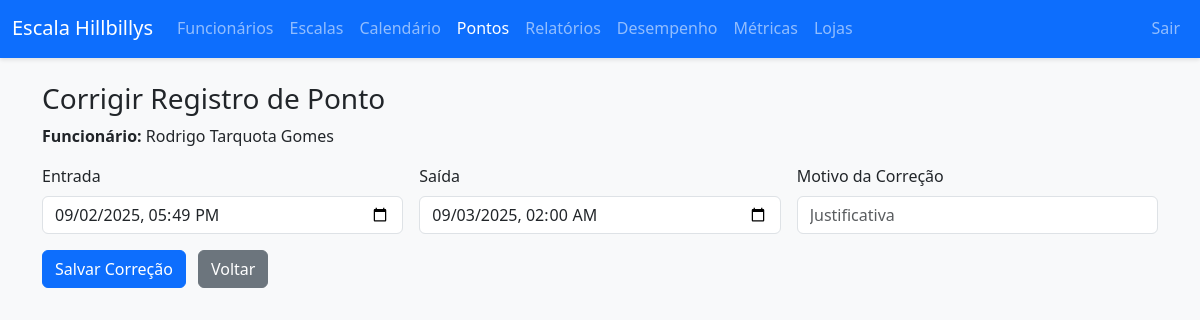
The page /ponto_corrigir.php?id=9 (signed in) on the database its author committed.
### tables this page shows
CREATE TABLE users (
        id INTEGER PRIMARY KEY AUTOINCREMENT,
        username TEXT NOT NULL UNIQUE,
        password TEXT NOT NULL,
        role TEXT NOT NULL,
        employee_id INTEGER,
        store_id INTEGER,
        FOREIGN KEY (employee_id) REFERENCES employees(id),
        FOREIGN KEY (store_id) REFERENCES stores(id)
    );

CREATE TABLE time_entries (
        id INTEGER PRIMARY KEY AUTOINCREMENT,
        employee_id INTEGER NOT NULL,
        clock_in DATETIME NOT NULL,
        clock_out DATETIME,
        justification TEXT,
        created_at DATETIME DEFAULT CURRENT_TIMESTAMP, correction_reason TEXT, corrected_at DATETIME, corrected_by INTEGER,
        FOREIGN KEY (employee_id) REFERENCES employees(id)
    );

CREATE TABLE employees (
        id INTEGER PRIMARY KEY AUTOINCREMENT,
        name TEXT NOT NULL,
        email TEXT,
        phone TEXT,
        store_id INTEGER,
        created_at DATETIME DEFAULT CURRENT_TIMESTAMP, ppsn TEXT, irp TEXT, hourly_rate REAL, max_weekly_hours REAL DEFAULT 40.0,
        FOREIGN KEY (store_id) REFERENCES stores(id)
    );

### config.php (called while the page is built, shortened)
<?php
$DB_DRIVER = getenv('DB_DRIVER') ?: 'sqlite';
$DB_HOST   = getenv('DB_HOST')   ?: '127.0.0.1';
$DB_PORT   = getenv('DB_PORT')   ?: '3306';
$DB_NAME   = getenv('DB_NAME')   ?: 'escala_hillbillys';
$DB_USER   = getenv('DB_USER')   ?: 'root';
$DB_PASS   = getenv('DB_PASS')   ?: '';
$SQLITE_PATH = getenv('SQLITE_PATH') ?: __DIR__ . '/db.sqlite';
try {
    if ($DB_DRIVER === 'mysql') {
        $dsn = "mysql:host={$DB_HOST};port={$DB_PORT};dbname={$DB_NAME};charset=utf8mb4";
        $pdo = new PDO($dsn, $DB_USER, $DB_PASS, [
            PDO::ATTR_ERRMODE => PDO::ERRMODE_EXCEPTION,
            PDO::ATTR_DEFAULT_FETCH_MODE => PDO::FETCH_ASSOC,
        ]);
    } else {
        $dsn = "sqlite:" . $SQLITE_PATH;
        $pdo = new PDO($dsn, null, null, [
            PDO::ATTR_ERRMODE => PDO::ERRMODE_EXCEPTION,
            PDO::ATTR_DEFAULT_FETCH_MODE => PDO::FETCH_ASSOC,
        ]);
        $pdo->exec('PRAGMA foreign_keys = ON;');
    }
} catch (Throwable $e) {
    http_response_code(500);
    die("Database connection error: " . htmlspecialchars($e->getMessage()));
}
function isLoggedIn(): bool {
    return isset($_SESSION['user_id']) && is_numeric($_SESSION['user_id']);
}
function currentUser(): ?array {
    global $pdo;
    static $cached = null;
    if ($cached !== null) return $cached;
    $stmt = $pdo->prepare('SELECT * FROM users WHERE id = ?');
    $stmt->execute([$_SESSION['user_id']]);
    $cached = $stmt->fetch(PDO::FETCH_ASSOC) ?: null;
    return $cached;
}
function requireRole(array $roles): void {
    $u = currentUser();
}
function requirePrivileged(): void {
    requireRole(['admin','manager']);
}

### ponto_corrigir.php (the view, shortened to what this page needs)
<?php
require_once 'config.php';
requirePrivileged();
$id = isset($_GET['id']) ? (int)$_GET['id'] : 0;
$stmt = $pdo->prepare('SELECT te.*, e.name AS employee_name, e.store_id FROM time_entries te JOIN employees e ON te.employee_id = e.id WHERE te.id = ?');
$stmt->execute([$id]);
$entry = $stmt->fetch(PDO::FETCH_ASSOC);
$valueClockIn = $entry['clock_in'] ? date('Y-m-d\TH:i', strtotime($entry['clock_in'])) : '';
$valueClockOut = $entry['clock_out'] ? date('Y-m-d\TH:i', strtotime($entry['clock_out'])) : '';
?>
<!DOCTYPE html>
<html lang="pt-BR">
<head>
    <link rel="stylesheet" href="https://cdn.jsdelivr.net/npm/bootstrap@5.3.2/dist/css/bootstrap.min.css">
    <link rel="stylesheet" href="style.css">
</head>
<body>
    <?php
        $activePage = 'pontos';
        require_once __DIR__ . '/navbar.php';
    ?>
    <div class="container mt-4">
        <h3>Corrigir Registro de Ponto</h3>
        <p><strong>Funcionário:</strong> <?php echo htmlspecialchars($entry['employee_name']); ?></p>
        <form method="post">
            <div class="row g-3 mb-3">
                <div class="col-md-4">
                    <label class="form-label">Entrada</label>
                    <input type="datetime-local" class="form-control" name="clock_in" value="<?php echo htmlspecialchars($valueClockIn); ?>">
                </div>
                <div class="col-md-4">
                    <label class="form-label">Saída</label>
                    <input type="datetime-local" class="form-control" name="clock_out" value="<?php echo htmlspecialchars($valueClockOut); ?>">
                </div>
                <div class="col-md-4">
                    <label class="form-label">Motivo da Correção</label>
                    <input type="text" class="form-control" name="correction_reason" placeholder="Justificativa" value="">
                </div>
            </div>
            <button type="submit" class="btn btn-primary">Salvar Correção</button>
            <a href="ponto_listar.php" class="btn btn-secondary ms-2">Voltar</a>
        </form>
    </div>
</body>
</html>

### navbar.php (shortened to what this page needs)
<?php
if (function_exists('currentUser')) {
    $u = currentUser();
    $role = $u['role'] ?? null;
} else {
    $role = $_SESSION['user_role'] ?? null;
}
if ($role === 'manager') {
    $brandHref = 'manager_dashboard.php';
    $brandText = 'Escala Hillbillys – Gerente';
} elseif ($role === 'employee') {
    $brandHref = 'portal.php';
    $brandText = 'Escala Hillbillys';
} else {
    $brandHref = 'dashboard.php';
    $brandText = 'Escala Hillbillys';
}
if (!function_exists('nav_active')) {
    function nav_active(string $page, ?string $activePage): string {
        return ($activePage === $page) ? 'active' : '';
    }
}
?>
<nav class="navbar navbar-expand-lg navbar-dark bg-primary">
    <div class="container-fluid">
        <a class="navbar-brand" href="<?php echo htmlspecialchars($brandHref); ?>">
            <?php echo htmlspecialchars($brandText); ?>
        </a>
        <div class="collapse navbar-collapse" id="navbarNav">
            <ul class="navbar-nav me-auto mb-2 mb-lg-0">
                <li class="nav-item">
                    <a class="nav-link <?php echo nav_active('usuarios', $activePage); ?>" href="usuarios_listar.php">Funcionários</a>
                </li>
                <li class="nav-item">
                    <a class="nav-link <?php echo nav_active('escalas', $activePage); ?>" href="escala_listar.php">Escalas</a>
                </li>
                <li class="nav-item">
                    <a class="nav-link <?php echo nav_active('calendario', $activePage); ?>" href="escala_calendario_semana.php">Calendário</a>
                </li>
                <li class="nav-item">
                    <a class="nav-link <?php echo nav_active('pontos', $activePage); ?>" href="ponto_listar.php">Pontos</a>
                </li>
                <li class="nav-item">
                    <a class="nav-link <?php echo nav_active('relatorios', $activePage); ?>" href="relatorios.php">Relatórios</a>
                </li>
                <li class="nav-item">
                    <a class="nav-link <?php echo nav_active('desempenho', $activePage); ?>" href="desempenho.php">Desempenho</a>
                </li>
                <li class="nav-item">
                    <a class="nav-link <?php echo nav_active('metricas', $activePage); ?>" href="analytics.php">Métricas</a>
                </li>
                <?php if ($role === 'admin'): ?>
                <li class="nav-item">
                    <a class="nav-link <?php echo nav_active('lojas', $activePage); ?>" href="lojas_listar.php">Lojas</a>
                </li>
                <?php elseif ($role === 'manager'): ?>
                <li class="nav-item">
                    <a class="nav-link <?php echo nav_active('loja', $activePage); ?>" href="loja_gerenciar_updated.php">Loja</a>
                </li>
                <?php endif; ?>
            </ul>
            <ul class="navbar-nav ms-auto">
                <li class="nav-item"><a class="nav-link" href="logout.php">Sair</a></li>
            </ul>
        </div>
    </div>
</nav>

### style.css (style rules this page uses)
body { background-color: #f8f9fa; font-family: "Segoe UI", Tahoma, Geneva, Verdana, sans-serif; }
.navbar { box-shadow: 0 2px 4px rgba(0, 0, 0, 0.1); border-bottom: 2px solid #0d6efd; }
.btn-primary { background-color: #0d6efd; border-color: #0d6efd; }
.btn-secondary { background-color: #6c757d; border-color: #6c757d; }

### rows shown on the page
users: role "Escala Hillbillys"
time_entries: employee.name "Rodrigo Tarquota Gomes", clock_in "09/02/2025 17:49", clock_out "09/03/2025 02:00"
